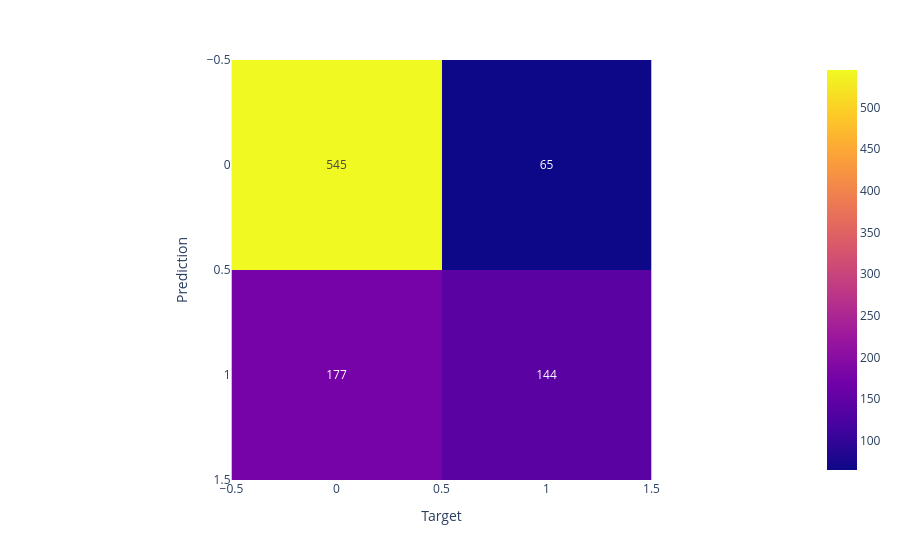

Notebook source saved alongside this figure:
### Code cell
# Build a confusion matrix based on the model's output (use confusion_matrix from sklearn.metrics).

fig = px.imshow(confusion_matrix(y_test, y_predict_logistic), text_auto = True)
fig.update_layout(xaxis_title = 'Target', yaxis_title = 'Prediction')
fig.show()

### Figure 1 — Plotly figure (JSON) as saved in the notebook; plotly's stock layout.template omitted (floating-point values rounded to 4 significant figures)
{"data": [{"coloraxis": "coloraxis", "hovertemplate": "x: %{x}<br>y: %{y}<br>color: %{z}<extra></extra>", "name": "0", "texttemplate": "%{z}", "type": "heatmap", "xaxis": "x", "yaxis": "y", "z": [[545, 65], [177, 144]]}], "layout": {"coloraxis": {"colorscale": [[0, "#0d0887"], [0.1111, "#46039f"], [0.2222, "#7201a8"], [0.3333, "#9c179e"], [0.4444, "#bd3786"], [0.5556, "#d8576b"], [0.6667, "#ed7953"], [0.7778, "#fb9f3a"], [0.8889, "#fdca26"], [1, "#f0f921"]]}, "margin": {"t": 60}, "xaxis": {"anchor": "y", "constrain": "domain", "domain": [0, 1], "scaleanchor": "y", "title": {"text": "Target"}}, "yaxis": {"anchor": "x", "autorange": "reversed", "constrain": "domain", "domain": [0, 1], "title": {"text": "Prediction"}}}}
